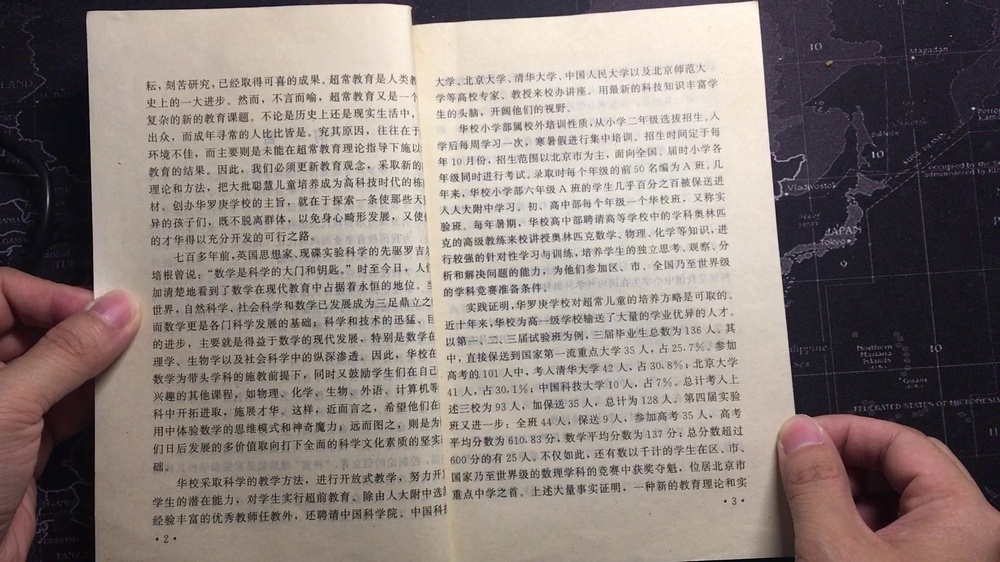
#> input picture 0.jpg, 1000 x 562 px, shrunk from 1920 x 1080 before the run
$ python getBookPage.py   (Python 2 division)   (older library calls are emulated)
#> lines starting #> are read from the running program, lines starting #| are printed output that depends on the picture; after the words box and inside, x2 and y2 are one past the last pixel; in counts of white or black regions, pixels touching at a corner belong together; pictures that were not available may be replaced by others from this repository, and a replacement may not be noted
# -*- coding: utf-8 -*-
import cv2
import numpy as np
from skimage import measure
import matplotlib.pyplot as plt
import math

from inspect import currentframe, getframeinfo

frameinfo = getframeinfo(currentframe())

HMin = 0
HMax = 24

SMin = 0
SMax = 70

VMin  = 0
VMax = 255

nPageCnt = 0

def get_linenumber():
    cf = currentframe()
    return cf.f_back.f_lineno

# [6 lines left out: function computeDist, not called in this run]

def findLargestContour(contours, h, w):
    size = w * h * 1.0
    print get_linenumber(), ',', type(size)
    maxArea = cv2.contourArea(contours[0])
    print get_linenumber(), ',', type(maxArea)
    inxMax = 0
    for cnt, cons in enumerate(contours):
        area = cv2.contourArea(cons)
        print get_linenumber(), ',', type(area)
        if (maxArea < area) and (area < size.any()):
            maxArea = area
            inxMax = cnt
            # x,y,w,h = cv2.boundingRect(cnt)
            cv2.rectangle(img,(x,y),(x+w,y+h),(0,255,0),2)
    print 'max=', maxArea, 'inxMax = ', inxMax, 'maxpoints = ', len(contours[inxMax])
    return inxMax, contours[inxMax]

# [130 lines left out: function warpPerspective, not called in this run]

def judgeIsPageorNot(imgAdd):
    bRet = True
    h,w,c = imgAdd.shape

    imgBlur = cv2.GaussianBlur(imgAdd, (5, 5), 0)

    img2hsv = cv2.cvtColor(imgBlur, cv2.COLOR_BGR2HSV)
    h, s, v = cv2.split(img2hsv)

    # img2hsl = cv2.cvtColor(img, cv2.COLOR_BGR2HLS)
    imgGray = cv2.cvtColor(imgAdd, cv2.COLOR_BGR2GRAY)

    # cv2.equalizeHist()
    channels = np.zeros(imgAdd.shape, np.uint8)
    imgNhsv = img2hsv.copy()

    cv2.equalizeHist(v, v)
    imgNhsv = cv2.merge((h, s, v))

    lower_white = np.array([HMin, SMin, VMin])
    upper_white = np.array([HMax, SMax, VMax])

    # Threshold the HSV image to get only white colors
    mask = cv2.inRange(imgNhsv, lower_white, upper_white)
    # Bitwise-AND mask and original image
    # res = cv2.bitwise_and(h, h, mask= mask)
    imgAdd2 = imgAdd.copy()
    # cv2.imwrite("imgAdd1.jpg", imgAdd)
    res = cv2.bitwise_and(imgAdd2, imgAdd2, mask=mask)

    # get external contour
    img1 = res.copy()

    # 转化成灰度图
    gray = cv2.cvtColor(img1, cv2.COLOR_BGR2GRAY)

    # 利用Sobel边缘检测生成二值图
    sobel = cv2.Sobel(gray, cv2.CV_8U, 1, 0, ksize=9)
    # 二值化
    ret, binary = cv2.threshold(sobel, 0, 255, cv2.THRESH_OTSU + cv2.THRESH_BINARY)

    # imgReGray = cv2.cvtColor(img1, cv2.COLOR_BGR2GRAY)
    # imgThresh = cv2.adaptiveThreshold(imgReGray, 255, cv2.ADAPTIVE_THRESH_GAUSSIAN_C, cv2.THRESH_BINARY, 11, 2)

    # 膨胀、腐蚀
    element1 = cv2.getStructuringElement(cv2.MORPH_RECT, (65,35))   # how to set the parameter of dilate and erode?
    element2 = cv2.getStructuringElement(cv2.MORPH_RECT, (15, 7))

    # 膨胀一次，让轮廓突出
    dilation = cv2.dilate(binary, element2, iterations=1)

    # 腐蚀一次，去掉细节
    erosion = cv2.erode(dilation, element1, iterations=1)

    # 再次膨胀，让轮廓明显一些
    dilation2 = cv2.dilate(erosion, element2, iterations=7)


    region = []
    # contours, hierarchy = cv2.findContours(dilation2, cv2.RETR_TREE, cv2.CHAIN_APPROX_SIMPLE)
    contours, hierarchy = cv2.findContours(dilation2, cv2.RETR_EXTERNAL, cv2.CHAIN_APPROX_SIMPLE)

    inxMax, contMax = findLargestContour(contours, h, w)

    imgBoxMask = np.full(imgAdd.shape, 0, dtype=np.uint8)
    imgNoBoxMask = cv2.bitwise_not(imgBoxMask)

    # imgOut = warpPerspective(res, contours[inxMax])
    imgMerge = cv2.merge([dilation2, dilation2, dilation2])

    # imgOut = cv2.bitwise_and(imgAdd, imgMerge)
    # cv2.imwrite("imgAdd.jpg", imgAdd)
    # cv2.imwrite("contour.jpg", imgOut)

    imgOut = cv2.drawContours(imgAdd, contMax, -1, (255,255,255), 2)
    return bRet, dilation2


if __name__ == '__main__':

    imagePath = './0.jpg'
    imgOrign= cv2.imread(imagePath,1)
#> imgOrign is the input picture: shape (562, 1000, 3); mean B, G, R 123.1, 127.2, 138.6

    h, w= imgOrign.shape[:2]
#> h = 562; w = 1000

    base_size=h+120,w+120,3
#> base_size = (682, 1120, 3)
    base=np.zeros(base_size,dtype=np.uint8)
    cv2.rectangle(base,(0,0),(w+120,h+120),(0,0,0),30) # really thick white rectangle
#> base: shape (682, 1120, 3); every value is 0
    # [6 lines of commented-out code are left out]

    cap = cv2.VideoCapture('./mathbooks/1grade.mov')
    kernel_size = (20,20)
    nPageCnt = 0
    if (cap.isOpened()== False):
        print("Error opening video stream or file")

    cv2.namedWindow('Frame', cv2.WINDOW_NORMAL)
    while(cap.isOpened()):
        # Capture frame-by-frame
        ret, frame = cap.read()
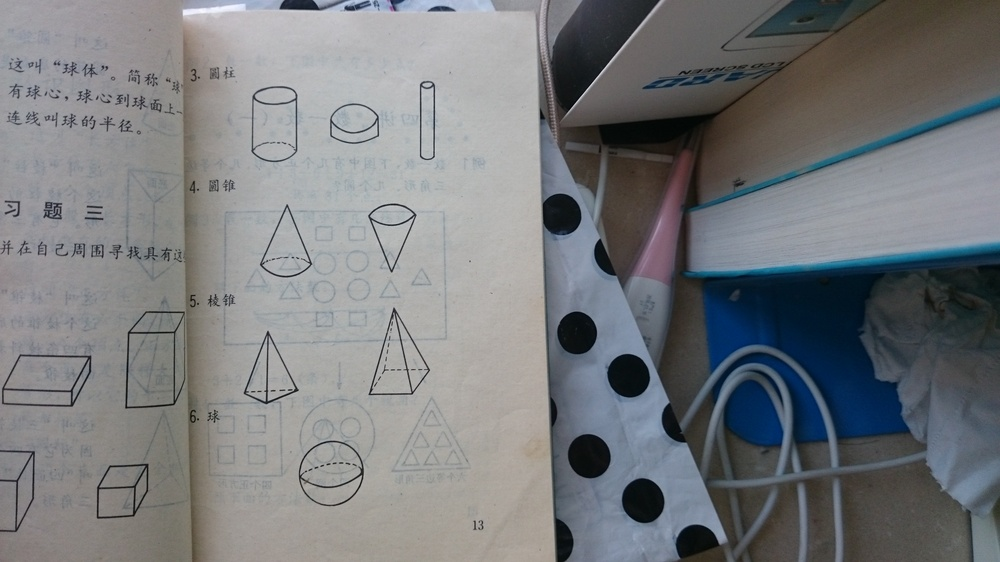
#> input picture 011.JPG, 1000 x 562 px, shrunk from 3840 x 2160 before the run, given in place of 1grade.mov, which was not available
#> frame is the input picture: shape (562, 1000, 3); mean B, G, R 124.6, 122.1, 119.8
        if ret == True:
            basecpy = base.copy()
            basecpy[60:h+60,60:w+60]=frame
            # Display the resulting frame
            # cv2.imshow('Frame',basecpy)
            bRet, imgOut = judgeIsPageorNot(basecpy)
#> in judgeIsPageorNot, `img2hsv = cv2.cvtColor(imgBlur, cv2.COLOR_BGR2HSV)`: img2hsv: shape (682, 1120, 3); mean H, S, V 52.7, 27.1, 94.7
#> in judgeIsPageorNot, `cv2.equalizeHist(v, v)`:
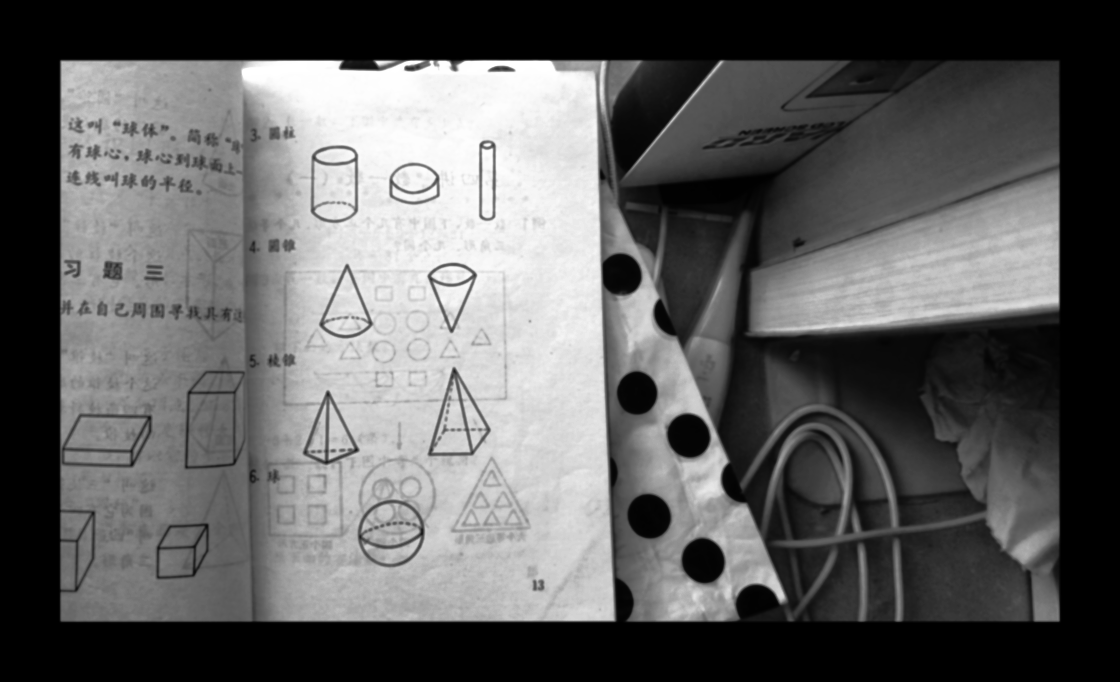
#> v: shape (682, 1120); min 0, max 255, mean 95.5
#> in judgeIsPageorNot, `imgNhsv = cv2.merge((h, s, v))`: imgNhsv: shape (682, 1120, 3); mean H, S, V 52.7, 27.1, 95.5
#> in judgeIsPageorNot, `mask = cv2.inRange(imgNhsv, lower_white, upper_white)`:
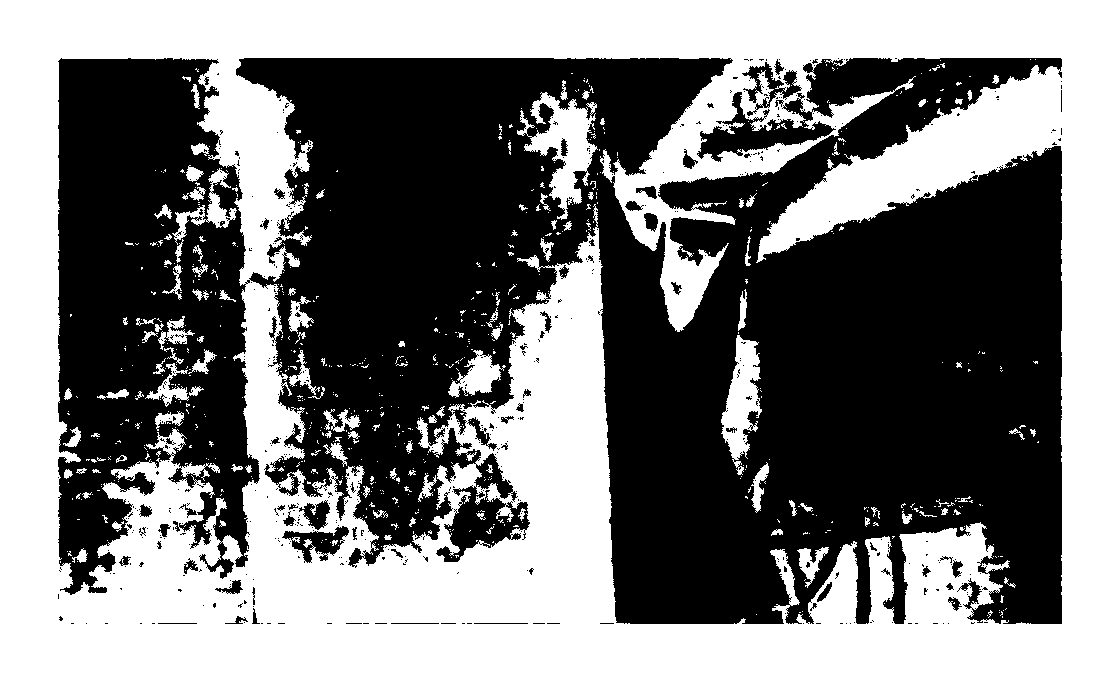
#> mask: shape (682, 1120); 48.3% white; 721 white regions (601 under 20 px), largest, box (x1, y1, x2, y2) and area: (0, 0, 1120, 682) 348070, (517, 92, 598, 220) 4112, (721, 335, 762, 475) 2930
#> in judgeIsPageorNot, `sobel = cv2.Sobel(gray, cv2.CV_8U, 1, 0, ksize=9)`:
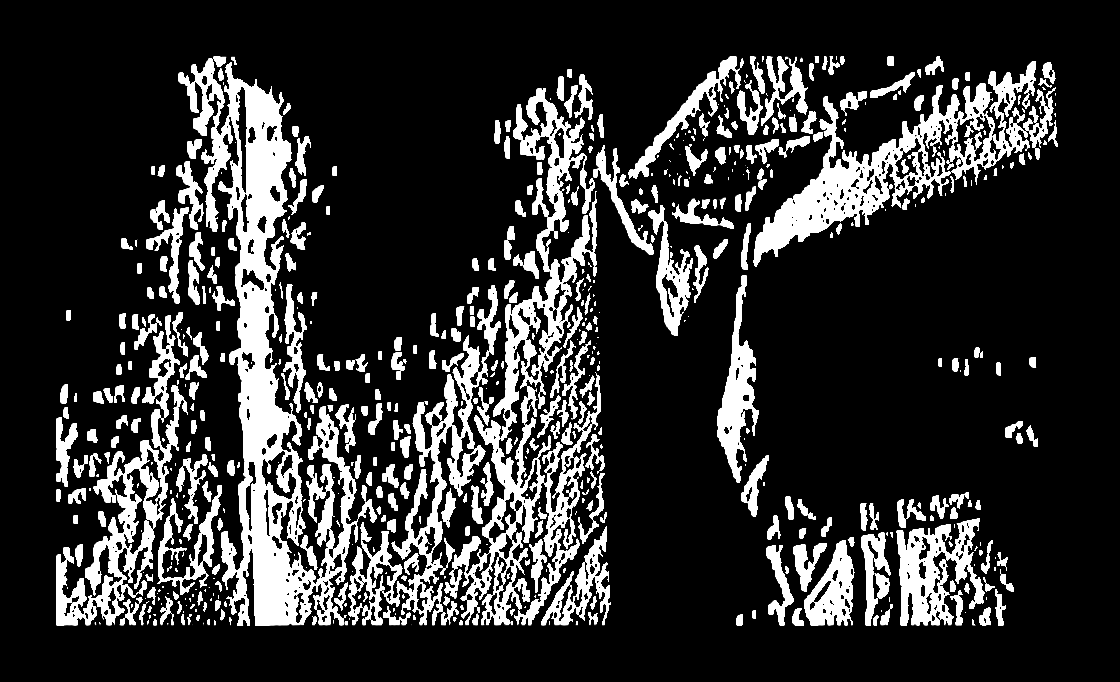
#> sobel: shape (682, 1120); min 0, max 255, mean 49.5
#> in judgeIsPageorNot, `ret, binary = cv2.threshold(sobel, 0, 255, cv2.THRESH_OTSU + cv2.THRES..`: binary: shape (682, 1120); 19.4% white; 587 white regions (247 under 20 px), largest, box (x1, y1, x2, y2) and area: (178, 56, 377, 626) 30622, (444, 88, 601, 626) 19935, (753, 61, 1056, 267) 14634
#> in judgeIsPageorNot, `ret, binary = cv2.threshold(sobel, 0, 255, cv2.THRESH_OTSU + cv2.THRES..`: ret = 127
#> in judgeIsPageorNot, `dilation = cv2.dilate(binary, element2, iterations=1)`: dilation: shape (682, 1120); 43.2% white; 10 white regions, largest, box (x1, y1, x2, y2) and area: (49, 53, 1065, 629) 294389, (729, 489, 1021, 629) 30815, (931, 344, 1008, 379) 1590
#> in judgeIsPageorNot, `erosion = cv2.erode(dilation, element1, iterations=1)`: erosion: shape (682, 1120); 11.8% white; 8 white regions (1 under 20 px), largest, box (x1, y1, x2, y2) and area: (81, 300, 584, 611) 63059, (800, 542, 981, 612) 9196, (808, 88, 1031, 219) 7659
#> in judgeIsPageorNot, `dilation2 = cv2.dilate(erosion, element2, iterations=7)`:
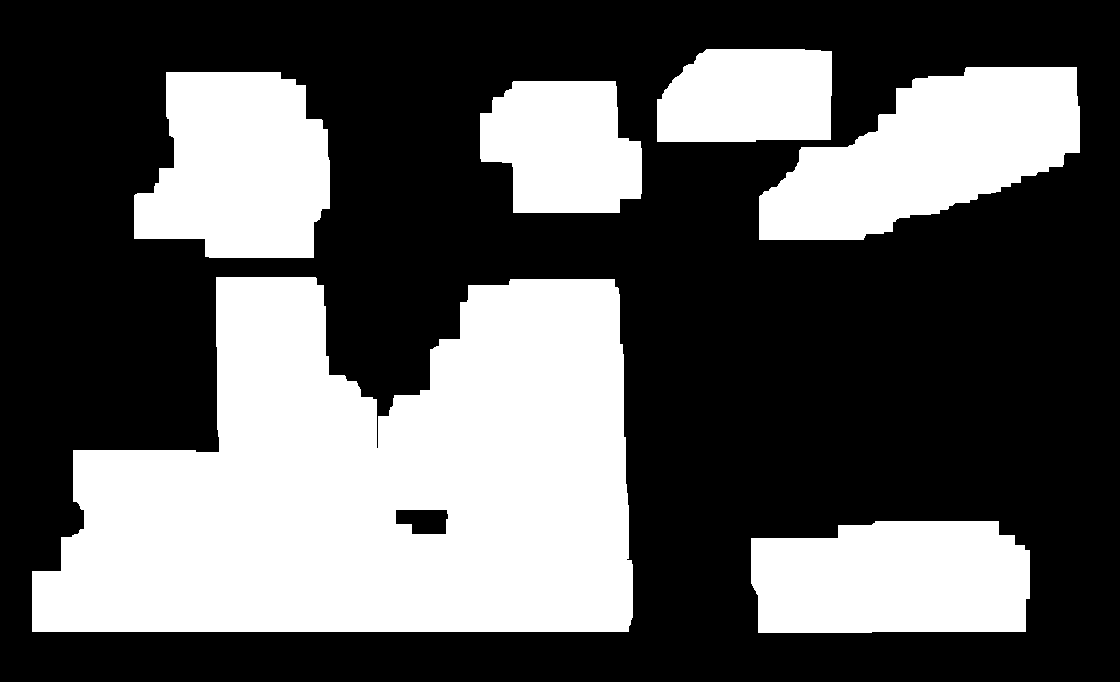
#> dilation2: shape (682, 1120); 36.9% white; 6 white regions
#> in judgeIsPageorNot, `contours, hierarchy = cv2.findContours(dilation2, cv2.RETR_EXTERNAL, c..`: contours = 6 contours; box (x1, y1, x2, y2) and area: (32, 277, 633, 632) 158164, (759, 67, 1080, 240) 33526, (134, 72, 330, 258) 28575, (751, 521, 1030, 633) 28042, (480, 81, 642, 213) 17018, (657, 49, 832, 142) 14618
#> in findLargestContour, `size = w * h * 1.0`:
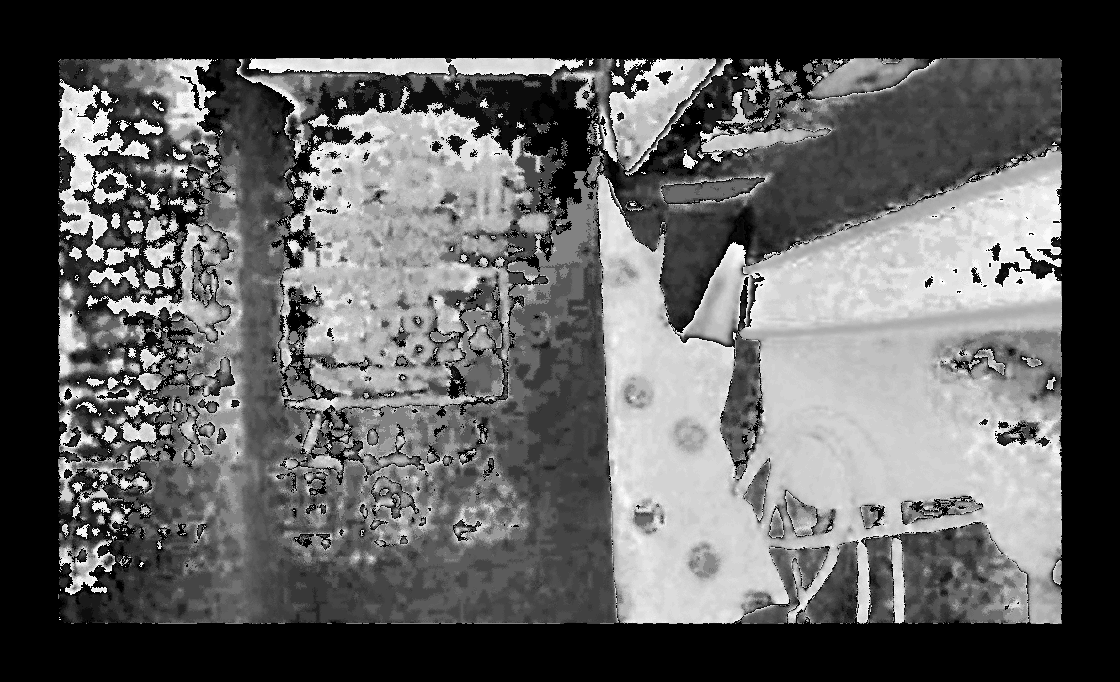
#> size: shape (682, 1120) float64; min 0, max 65504, mean 24639.9; drawn with min black and max white
#| 36 , <class 'numpy.ndarray'>
#> in findLargestContour, `maxArea = cv2.contourArea(contours[0])`: maxArea = 28042
#| 38 , <class 'float'>
#> the loop in findLargestContour, `for cnt, cons in enumerate(contours):` made 6 passes
#> area on passes 1 to 6: 28042, 158164, 17018.5, 28575, 33526, 14617.5
#| 42 , <class 'float'>
#| 42 , <class 'float'>
#| 42 , <class 'float'>
#| 42 , <class 'float'>
#| 42 , <class 'float'>
#| 42 , <class 'float'>
#> after the loop in findLargestContour, `for cnt, cons in enumerate(contours):`: inxMax = 0; maxArea = 28042
#| max= 28042.0 inxMax =  0 maxpoints =  36
#> in judgeIsPageorNot, `inxMax, contMax = findLargestContour(contours, h, w)`: inxMax = 0; contMax = contour of 36 points, box (x1, y1, x2, y2) (751, 521, 1030, 633), area 28042
#> in judgeIsPageorNot, `imgNoBoxMask = cv2.bitwise_not(imgBoxMask)`: imgNoBoxMask: shape (682, 1120, 3); every value is 255
#> in judgeIsPageorNot, `imgMerge = cv2.merge([dilation2, dilation2, dilation2])`: imgMerge: shape (682, 1120, 3); 36.9% white; 6 white regions, box (x1, y1, x2, y2) and area: (32, 277, 633, 632) 158219, (759, 67, 1080, 240) 33979, (134, 72, 330, 258) 28951, (751, 521, 1030, 633) 28424, (480, 81, 642, 213) 17302, (657, 49, 832, 142) 14867
#> bRet = True
            cv2.imshow('Frame', imgOut)
            if(bRet):
                pagename = './bookresult/'+str(nPageCnt)+'.jpg'
                cv2.imwrite(pagename, imgOut)
                nPageCnt += 1


            # Press Q on keyboard to  exit
            if cv2.waitKey(25) & 0xFF == ord('q'):
#> (key q is pressed here)
                break

        # Break the loop
        else:
            break

    # When everything done, release the video capture object
    cap.release()

    # Closes all the frames
    cv2.destroyAllWindows()
